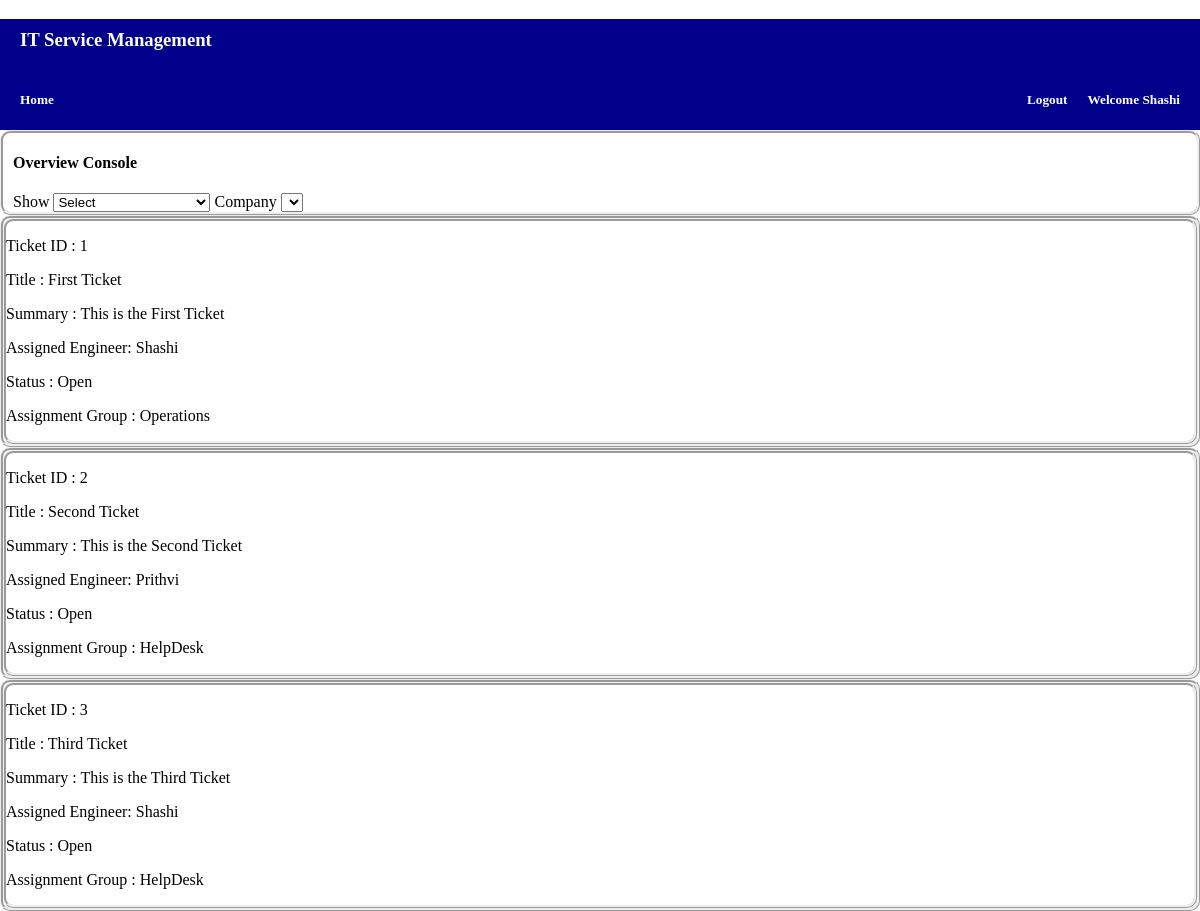
/showTickets/ (signed in), run on the app's committed database.
### tickets/models.py (models this page shows)
class tickets(models.Model):
	status_choices = (('Open', 'Open'), ('In Progress', 'In Progress'), ('Pending','Pending'), ('On Hold', 'On Hold'),('Closed', 'Closed'))
	assignment_group_choices = (('HelpDesk', 'HelpDesk'), ('ITSecAdmin', 'ITSecAdmin'), ('Operations','Operations'), ('Network', 'Network'),('Infrastructure', 'Infrastructure'))
	ticket_id 			= models.PositiveIntegerField(primary_key = True)
	title 				= models.CharField(max_length = 100)
	summary				= models.TextField()
	assigned_engineer	= models.CharField(max_length = 100, default = "Shashi")
	focused				= models.BooleanField(default=False)
	status				= models.CharField(max_length = 20, choices = status_choices, default = 'Open')
	assignment_group	= models.CharField(max_length = 20, choices = assignment_group_choices, default = 'HelpDesk')
	submitted_by		= models.CharField(max_length = 100, default='Guest')

### tickets/views.py (the view)
# urls.py: path('showTickets/', showTickets, name="showTickets"),
def showTickets(request):
	if not request.session.session_key:
		return render(request, "loginPage.html")
	obj = tickets.objects.all()
	ticket_data = []
	temp = []
	for details in obj:
		temp.append(details.ticket_id)
		temp.append(details.title)
		temp.append(details.summary)
		temp.append(details.assigned_engineer)
		temp.append(details.focused)
		temp.append(details.status)
		temp.append(details.assignment_group)
		ticket_data.append(temp)
		temp = []
	context = {
		'All_tickets_data'		: ticket_data
	}
	return render(request, "main.html", context)

### mainapp/Templates/main.html (shortened to what this page needs)
{% load static %}
<!DOCTYPE html>
<html>
<head>
	<link rel="stylesheet" type="text/css" href="{% static '/css/main.css' %}">
</head>
<body>
<div class="band-header">
	<header class="site-header">
		<tr>
			<h3 id="application-title">IT Service Management</h3>
			<h5 id="current-tab" style="display: inline-block"><a href="" style="color: white">Home</a></h5>
			<h5 id="user-tag" style="display: inline-block" float: right>Welcome {{ request.user }}</h5>
			<h5 id="user-tag" style="display: inline-block" float: right><a href="http://127.0.0.1:8000/logout_view/" id="logout-link">Logout</a></h5>
		</tr>
	</header>
</div>
<div class="main-content">
	<div class="options">
	<h4>Overview Console</h4>
		<label for="show-options">Show</label>
		<select name="show-options" id="show-options" onchange="location = this.value;">
			<option value="" selected>Select</option>
		</select>
		<label for="show-company"> Company</label>
		<select name="show-company" id="show-company">
		</select>
	</div>
</div>
{% if All_tickets_data %}
	{% for tick_details in All_tickets_data %}
		<div class="ticket-content">
			<div class = "ticket">
				<p>Ticket ID  		:	{{ tick_details.0 }}</p>
				<p>Title    		:   {{ tick_details.1 }}</p>
				<p>Summary 			: 	{{ tick_details.2 }}</p>
				<p>Assigned Engineer: 	{{ tick_details.3 }}</p>
				<p>Status 			: 	{{ tick_details.5 }}</p>
				<p>Assignment Group : 	{{ tick_details.6 }}</p>
			</div>
		</div>
	{% endfor %}
{% endif %}
</body>
</html>

### static/css/main.css (style rules this page uses)
body { padding: 0px; margin: 0px; margin-top: 0px; padding-top: 0px; }
.band-header, .siteheader { background-color: darkblue; color: white; height: 100% margin:0; }
#user-tag { float: right; margin-right: 20px; }
a, a:visited { color:white; text-decoration:none; }
#application-title { margin-left: 20px; padding-top: 10px; }
#current-tab { margin-left: 20px; color: white; }
.main-content { border-style: ridge; height: 100%; border-radius: 10px; }
.options { padding-top: 0px; margin-left: 10px; }
.ticket-content { border-style: ridge; height: 100%; border-radius: 10px; }
.ticket { border-style: ridge; height: 100%; border-radius: 10px; }

### data on the page
tickets: title "First Ticket", summary "This is the First Ticket", assigned_engineer "Shashi", status "Open", assignment_group "Operations"
tickets: title "Second Ticket", summary "This is the Second Ticket", assigned_engineer "Prithvi", status "Open", assignment_group "HelpDesk"
tickets: title "Third Ticket", summary "This is the Third Ticket", assigned_engineer "Shashi", status "Open", assignment_group "HelpDesk"

### other printed values
{{ request.user }} "Shashi"
{{ tick_details.0 }} "1" "2" "3"
